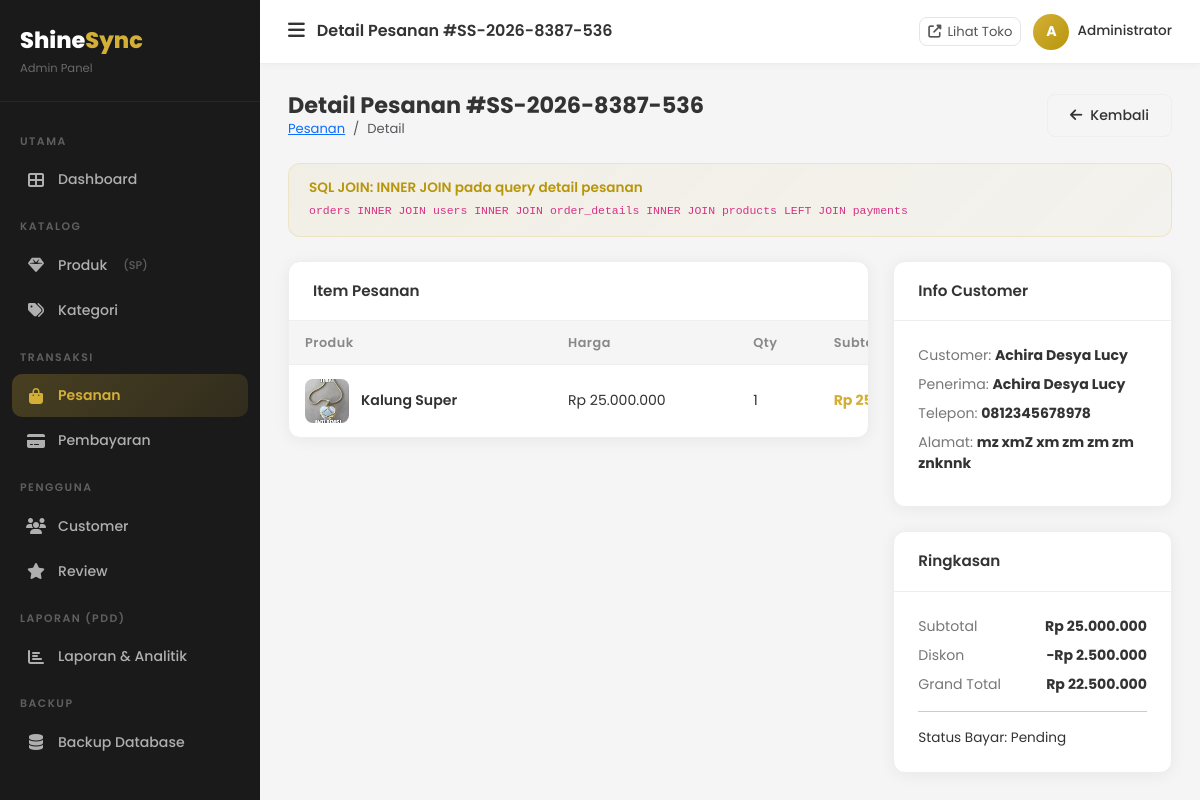
The app's page /admin/orders/detail/3 (signed in) with its own data.
### tables this page shows
CREATE TABLE `orders` (
  `id` int UNSIGNED NOT NULL,
  `user_id` int UNSIGNED NOT NULL,
  `order_number` varchar(50) NOT NULL,
  `total_amount` decimal(15,2) NOT NULL DEFAULT '0.00',
  `discount` decimal(15,2) DEFAULT '0.00',
  `grand_total` decimal(15,2) NOT NULL DEFAULT '0.00',
  `loyalty_points` int DEFAULT '0',
  `shipping_name` varchar(100) DEFAULT NULL,
  `shipping_phone` varchar(20) DEFAULT NULL,
  `shipping_address` text,
  `notes` text,
  `status` enum('pending','confirmed','processing','shipped','delivered','cancelled') DEFAULT 'pending',
  `created_at` timestamp NULL DEFAULT CURRENT_TIMESTAMP,
  `updated_at` timestamp NULL DEFAULT CURRENT_TIMESTAMP ON UPDATE CURRENT_TIMESTAMP
);

CREATE TABLE `order_details` (
  `id` int UNSIGNED NOT NULL,
  `order_id` int UNSIGNED NOT NULL,
  `product_id` int UNSIGNED NOT NULL,
  `product_name` varchar(200) NOT NULL,
  `quantity` int NOT NULL DEFAULT '1',
  `price` decimal(15,2) NOT NULL,
  `subtotal` decimal(15,2) NOT NULL
);

CREATE TABLE `products` (
  `id` int UNSIGNED NOT NULL,
  `category_id` int UNSIGNED NOT NULL,
  `name` varchar(200) NOT NULL,
  `slug` varchar(220) NOT NULL,
  `description` text,
  `price` decimal(15,2) NOT NULL DEFAULT '0.00',
  `stock` int NOT NULL DEFAULT '0',
  `weight` decimal(8,2) DEFAULT '0.00',
  `material` varchar(100) DEFAULT NULL,
  `image` varchar(255) DEFAULT NULL,
  `is_featured` tinyint(1) DEFAULT '0',
  `is_active` tinyint(1) DEFAULT '1',
  `created_at` timestamp NULL DEFAULT CURRENT_TIMESTAMP,
  `updated_at` timestamp NULL DEFAULT CURRENT_TIMESTAMP ON UPDATE CURRENT_TIMESTAMP
);

CREATE TABLE `payments` (
  `id` int UNSIGNED NOT NULL,
  `order_id` int UNSIGNED NOT NULL,
  `amount` decimal(15,2) NOT NULL,
  `method` enum('transfer','qris','cod') DEFAULT 'transfer',
  `bank_name` varchar(50) DEFAULT NULL,
  `account_number` varchar(50) DEFAULT NULL,
  `proof_image` varchar(255) DEFAULT NULL,
  `status` enum('pending','verified','rejected') DEFAULT 'pending',
  `verified_at` timestamp NULL DEFAULT NULL,
  `verified_by` int UNSIGNED DEFAULT NULL,
  `notes` text,
  `created_at` timestamp NULL DEFAULT CURRENT_TIMESTAMP
);

### app/core/Controller.php (called while the page is built, shortened)
<?php
class Controller
{
    protected function view(string $viewPath, array $data = []): void
    {
        extract($data);
        $file = __DIR__ . '/../views/' . $viewPath . '.php';
        require $file;
    }
}

### app/controllers/OrderController.php (called while the page is built, shortened)
<?php
class OrderController extends Controller
{
    private Order $orderModel;
    public function __construct()
    {
        $this->orderModel = new Order();
    }
    public function adminDetail(int $id): void
    {
        $order     = $this->orderModel->findByIdWithDetails($id);
        $this->view('admin/orders/detail', compact('order', 'pageTitle'));
    }
}

### app/core/Database.php (called while the page is built, shortened)
<?php
class Database
{
    private static ?Database $instance = null;
    private mysqli $conn;
    private function __construct()
    {
        $this->conn = new mysqli(DB_HOST, DB_USER, DB_PASS, DB_NAME, DB_PORT);
        $this->conn->set_charset(DB_CHARSET);
    }
    public static function getInstance(): Database
    {
        if (self::$instance === null) {
            self::$instance = new self();
        }
        return self::$instance;
    }
    public function query(string $sql, array $params = []): array
    {
        if (empty($params)) {
            $result = $this->conn->query($sql);
            return $result->fetch_all(MYSQLI_ASSOC) ?: [];
        }
        $stmt = $this->prepare($sql, $params);
        $stmt->execute();
        $result = $stmt->get_result();
        return $result ? $result->fetch_all(MYSQLI_ASSOC) : [];
    }
    public function queryOne(string $sql, array $params = []): ?array
    {
        $rows = $this->query($sql, $params);
        return $rows[0] ?? null;
    }
    private function prepare(string $sql, array $params): mysqli_stmt
    {
        $stmt = $this->conn->prepare($sql);
        $types = '';
        foreach ($params as $p) {
            if (is_int($p))   $types .= 'i';
            elseif (is_float($p)) $types .= 'd';
            else $types .= 's';
        }
        $stmt->bind_param($types, ...$params);
        return $stmt;
    }
}

### app/core/Model.php (called while the page is built, shortened)
<?php
class Model
{
    public function __construct()
    {
        $this->db = Database::getInstance();
    }
}

### app/models/Order.php (called while the page is built, shortened)
<?php
class Order extends Model
{
    public function findByIdWithDetails(int $id, int $userId = 0): ?array
    {
        $sql = "SELECT o.*, u.name AS customer_name
                FROM orders o
                INNER JOIN users u ON o.user_id = u.id
                WHERE o.id = ?";
        $params = [$id];
        $order = $this->db->queryOne($sql, $params);
        $order['details'] = $this->db->query(
            "SELECT od.*, p.image FROM order_details od
             LEFT JOIN products p ON od.product_id = p.id
             WHERE od.order_id = ?",
            [$id]
        );
        $order['payment'] = $this->db->queryOne(
            "SELECT * FROM payments WHERE order_id = ?", [$id]
        );
        return $order;
    }
}

### app/views/admin/orders/detail.php (the view, shortened to what this page needs)
<?php
include __DIR__ . '/../../layouts/admin_header.php';
function fRpAd($n){return 'Rp '.number_format($n,0,',','.');}
?>
<div class="admin-page-header">
  <div>
    <h2>Detail Pesanan #<?= htmlspecialchars($order['order_number']) ?></h2>
    <nav><ol class="breadcrumb"><li class="breadcrumb-item"><a href="<?= APP_URL ?>/admin/orders">Pesanan</a></li><li class="breadcrumb-item active">Detail</li></ol></nav>
  </div>
  <a href="<?= APP_URL ?>/admin/orders" class="btn-admin-secondary"><i class="fas fa-arrow-left"></i> Kembali</a>
</div>
<div class="pdd-info mb-4">
  <h6>SQL JOIN: INNER JOIN pada query detail pesanan</h6>
  <p><code>orders INNER JOIN users INNER JOIN order_details INNER JOIN products LEFT JOIN payments</code></p>
</div>
<div class="row g-4">
  <div class="col-lg-8">
    <div class="admin-card mb-4">
      <div class="card-head"><h5>Item Pesanan</h5></div>
      <table class="admin-table">
        <thead><tr><th>Produk</th><th>Harga</th><th>Qty</th><th>Subtotal</th></tr></thead>
        <tbody>
          <?php foreach($order['details'] as $item):
            $img = ($item['image']&&file_exists(UPLOAD_PATH.'products/'.$item['image'])) ? APP_URL.'/uploads/products/'.$item['image'] : APP_URL.'/public/images/no-image.svg';
          ?>
          <tr>
            <td>
              <div style="display:flex;align-items:center;gap:12px;">
                <img src="<?= $img ?>" style="width:44px;height:44px;border-radius:8px;object-fit:cover;">
                <span style="font-weight:600;font-size:.88rem;"><?= htmlspecialchars($item['product_name']) ?></span>
              </div>
            </td>
            <td><?= fRpAd($item['price']) ?></td>
            <td><?= $item['quantity'] ?></td>
            <td style="font-weight:700;color:#D4AF37;"><?= fRpAd($item['subtotal']) ?></td>
          </tr>
          <?php endforeach; ?>
        </tbody>
      </table>
    </div>
  </div>
  <div class="col-lg-4">
    <div class="admin-card mb-4">
      <div class="card-head"><h5>Info Customer</h5></div>
      <div class="card-body">
        <?php foreach([['Customer',$order['customer_name']],['Penerima',$order['shipping_name']],['Telepon',$order['shipping_phone']],['Alamat',$order['shipping_address']]] as [$k,$v]): ?>
        <div class="mb-2" style="font-size:.88rem;"><span style="color:#777;"><?= $k ?>:</span> <strong><?= htmlspecialchars($v) ?></strong></div>
        <?php endforeach; ?>
      </div>
    </div>
    <div class="admin-card">
      <div class="card-head"><h5>Ringkasan</h5></div>
      <div class="card-body">
        <?php foreach([['Subtotal',fRpAd($order['total_amount'])],['Diskon','−'.fRpAd($order['discount'])],['Grand Total',fRpAd($order['grand_total'])]] as [$k,$v]): ?>
        <div class="d-flex justify-content-between mb-2" style="font-size:.88rem;"><span style="color:#777;"><?= $k ?></span><strong><?= $v ?></strong></div>
        <?php endforeach; ?>
        <?php if($order['payment']): ?>
        <hr>
        <div style="font-size:.85rem;">
          Status Bayar: <span class="status-badge status-<?= $order['payment']['status'] ?>"><?= ucfirst($order['payment']['status']) ?></span>
        </div>
        <?php endif; ?>
      </div>
    </div>
  </div>
</div>
<?php include __DIR__ . '/../../layouts/admin_footer.php'; ?>

### public/css/admin.css (style rules this page uses)
:root { --gold: #D4AF37; --gold-dark: #B8960C; --sidebar-bg: #1A1A1A; --sidebar-w: 260px; --topbar-h: 64px; --font: 'Poppins', sans-serif; --radius: 12px; --shadow: 0 2px 16px rgba(0,0,0,0.06); --border: #EEEEEE; --text: #333333; --text-muted: #888888; --bg: #F5F5F5; --white: #FFFFFF; --success: #28A745; --danger: #DC3545; --warning: #FFC107; --info: #17A2B8; --transition: all 0.25s ease; }
* { box-sizing: border-box; margin: 0; padding: 0; }
html, body { max-width: 100%; overflow-x: hidden; }
body { font-family: var(--font); background: var(--bg); color: var(--text); -webkit-font-smoothing: antialiased; }
.admin-card { background: var(--white); border-radius: var(--radius); box-shadow: var(--shadow); border: 1px solid var(--border); overflow: hidden; }
.admin-card .card-head { padding: 20px 24px; border-bottom: 1px solid var(--border); display: flex; align-items: center; justify-content: space-between; }
.admin-card .card-head h5 { font-size: 0.95rem; font-weight: 600; color: var(--text); margin: 0; }
.admin-card .card-body { padding: 24px; }
.admin-table { width: 100%; min-width: 720px; border-collapse: collapse; font-size: 0.88rem; }
.admin-table th { background: var(--bg); padding: 12px 16px; text-align: left; font-weight: 600; font-size: 0.8rem; letter-spacing: 0.5px; color: var(--text-muted); border-bottom: 1px solid var(--border); }
.admin-table td { padding: 14px 16px; border-bottom: 1px solid var(--border); color: var(--text); vertical-align: middle; }
.admin-table tr:last-child td { border-bottom: none; }
.admin-page-header { margin-bottom: 24px; display: flex; align-items: center; justify-content: space-between; flex-wrap: wrap; gap: 12px; }
.admin-page-header h2 { font-size: 1.4rem; font-weight: 700; color: var(--text); margin: 0; }
.admin-page-header .breadcrumb { margin: 0; font-size: 0.82rem; }
.btn-admin-secondary { background: var(--bg); color: var(--text); border: 1px solid var(--border); padding: 10px 22px; border-radius: 8px; font-weight: 500; font-size: 0.88rem; cursor: pointer; transition: var(--transition); display: inline-flex; align-items: center; gap: 8px; text-decoration: none; }
.pdd-info { background: linear-gradient(135deg, rgba(212,175,55,0.08), rgba(212,175,55,0.04)); border: 1px solid rgba(212,175,55,0.2); border-radius: var(--radius); padding: 16px 20px; margin-bottom: 20px; }
.pdd-info h6 { color: var(--gold-dark); font-weight: 600; font-size: 0.85rem; margin-bottom: 4px; }
.pdd-info p { color: var(--text-muted); font-size: 0.82rem; margin: 0; }

### records on screen
orders: order_number "SS-2026-8387-536"
order_details: product.image (picture), product_name "Kalung Super", price "Rp 25.000.000", quantity "1", subtotal "Rp…"
payments: status "Pending"

### other values on screen
$pageTitle "Detail Pesanan #SS-2026-8387-536"
substr(Session::get('user_name','A'),0,1) "A"
Session::get('user_name') "Administrator"
$k "Customer"
$v "Achira Desya Lucy"
$k "Penerima"
$k "Telepon"
$v "0812345678978"
$k "Alamat"
$v "mz xmZ xm zm zm zm znknnk"
$k "Subtotal"
$v "Rp 25.000.000"
$k "Diskon"
$v "−Rp 2.500.000"
$k "Grand Total"
